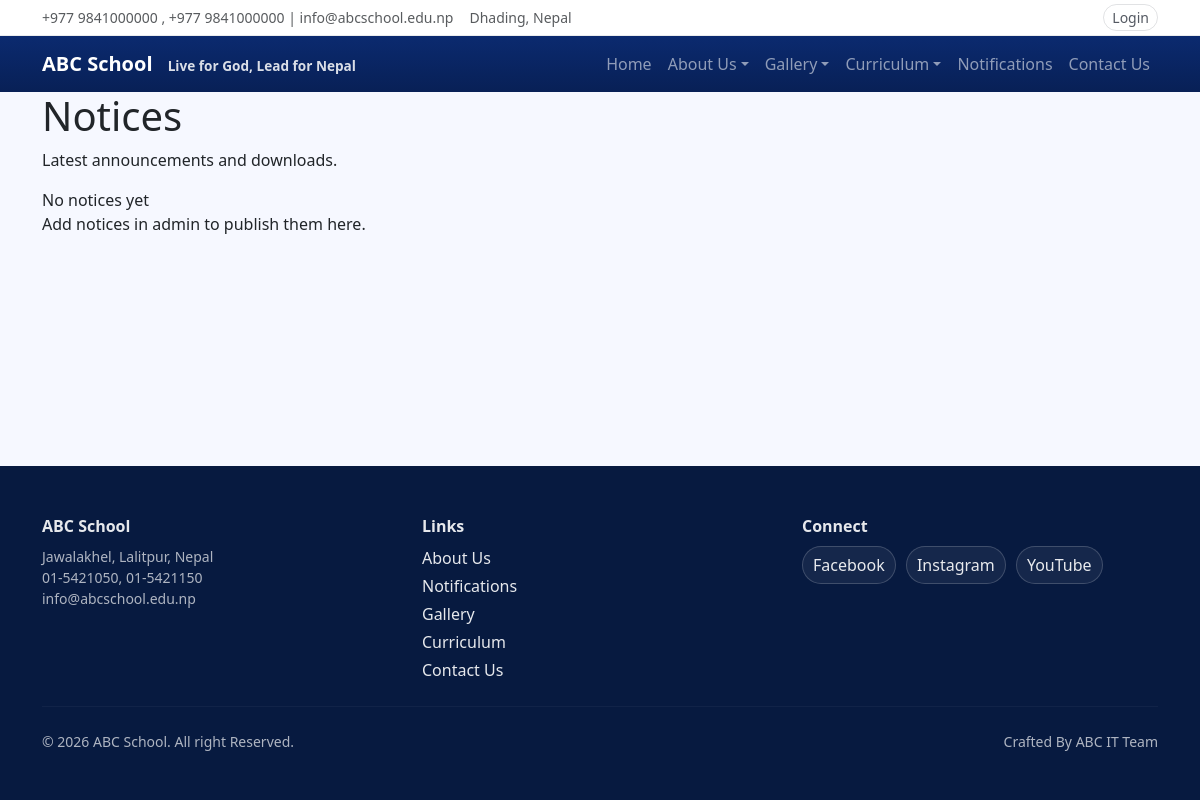
The page /notices/ on the database as committed earlier.
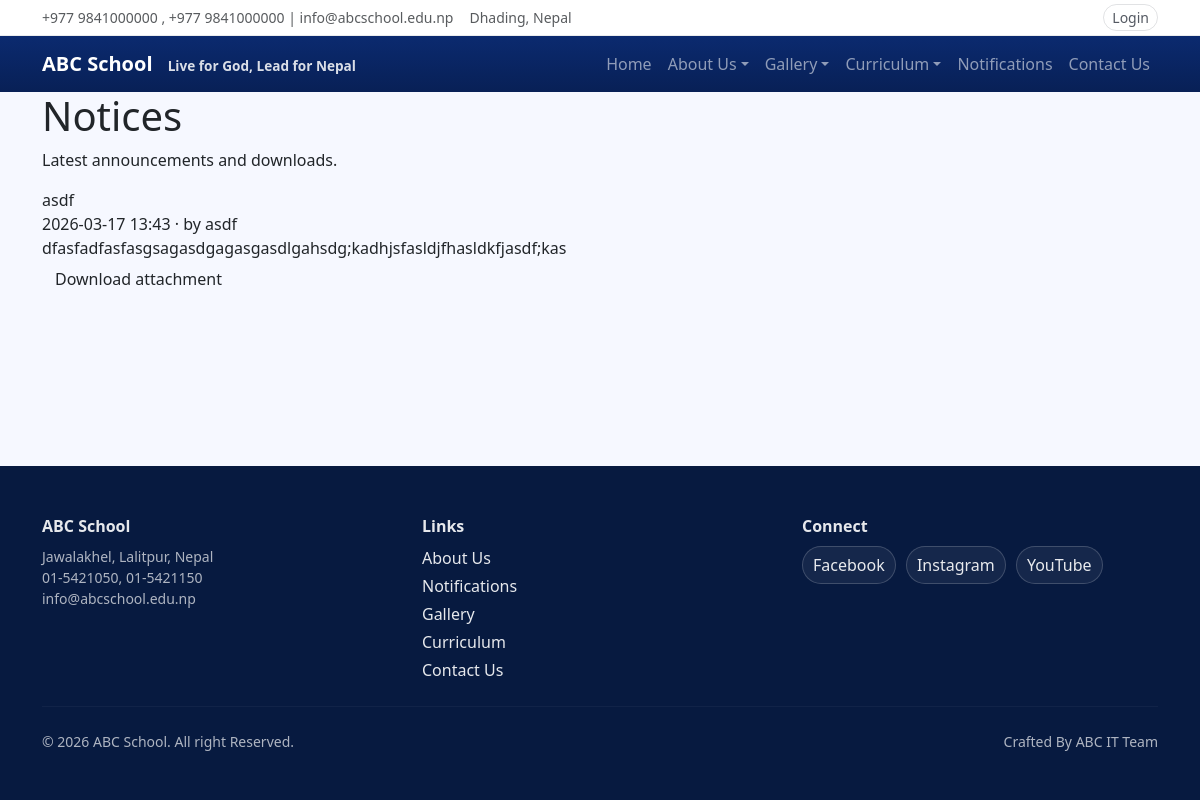
The same page on the database as committed later.
### notices/models.py (models this page shows, shortened)
class Notice(models.Model):
    title = models.CharField(max_length=200)
    description = models.TextField()
    file = models.FileField(upload_to="notices/", blank=True)
    created_by = models.ForeignKey(
        "accounts.User",
        on_delete=models.SET_NULL,
        null=True
    )
    created_at = models.DateTimeField(auto_now_add=True)

### accounts/models.py (models this page shows)
class User(AbstractUser):
    ROLE_CHOICES = (
        ("admin", "Admin"),
        ("teacher", "Teacher"),
        ("student", "Student"),
        ("parent", "Parent"),
    )
    role = models.CharField(max_length=20, choices=ROLE_CHOICES)
    phone = models.CharField(max_length=20, blank=True)

### core/views.py (the view)
# urls.py: path('notices/', core_views.notices, name='notices'),
def notices(request):
    notices_qs = Notice.objects.order_by("-created_at")
    return render(request, "core/notices.html", {"notices": notices_qs})

### templates/core/notices.html (shortened to what this page needs)
{% extends "base.html" %}
{% block content %}
  <section class="section">
    <div class="container">
      <div class="section__header">
        <h1 class="h1">Notices</h1>
        <p class="muted">Latest announcements and downloads.</p>
      </div>
      {% if notices %}
        <div class="grid">
          {% for notice in notices %}
            <article class="notice">
              <div class="notice__title">{{ notice.title }}</div>
              <div class="notice__meta muted">
                {{ notice.created_at|date:"Y-m-d H:i" }}
                {% if notice.created_by %} · by {{ notice.created_by }}{% endif %}
              </div>
              <div class="notice__desc">{{ notice.description|linebreaksbr }}</div>
              {% if notice.file %}
                <div class="section__actions">
                  <a class="btn btn--ghost" href="{{ notice.file.url }}">Download attachment</a>
                </div>
              {% endif %}
            </article>
          {% endfor %}
        </div>
      {% else %}
        <div class="empty">
          <div class="empty__title">No notices yet</div>
          <div class="muted">Add notices in admin to publish them here.</div>
        </div>
      {% endif %}
    </div>
  </section>
{% endblock %}

Rows that differ between the two databases and show on the page:
added Notice: title "asdf", created_at "2026-03-17 13:43", created_by "asdf", description "dfasfadfasfasgsagasdgagasgasdlgahsdg;kadhjsfasldjfhasldkfjasdf;kas"
Other text that changed with them:
text no longer shown: "No notices yet Add notices in admin to publish them here."
